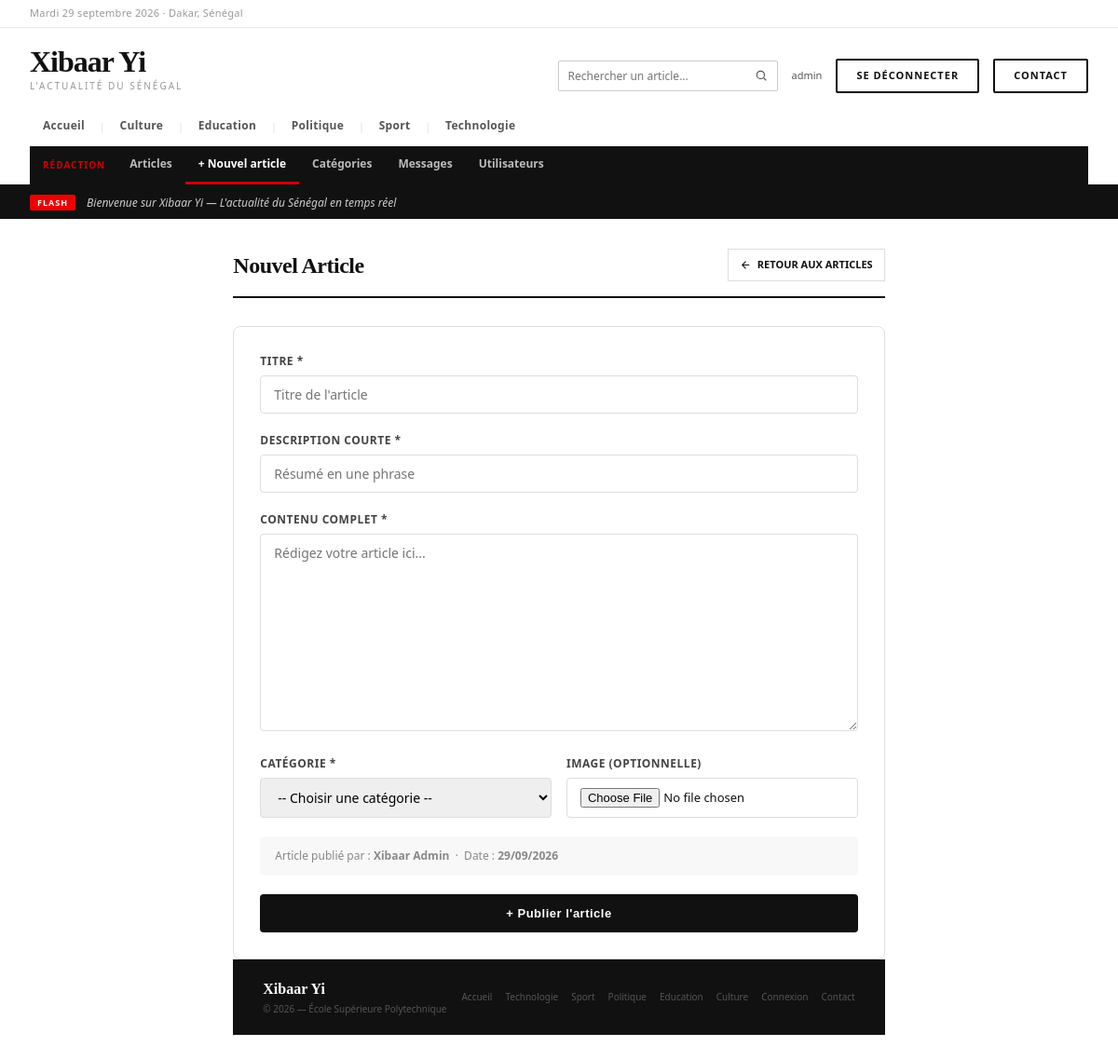
The page /admin/articles/ajouter.php (signed in) on the database its author committed.
### tables this page shows
CREATE TABLE IF NOT EXISTS categories (
    id  INT AUTO_INCREMENT PRIMARY KEY,
    nom VARCHAR(100) NOT NULL UNIQUE
);

### includes/config.php (called while the page is built, shortened)
<?php
function url($chemin = '')
{
    return BASE_URL . '/' . ltrim($chemin, '/');
}

### public/admin/articles/ajouter.php (the view, shortened to what this page needs)
<?php
require_once __DIR__ . '/../../../includes/auth.php';
require_once __DIR__ . '/../../../includes/entete.php';
?>
<div style="max-width:760px; margin:32px auto; padding:0 24px;">
    <div class="page-header">
        <div class="page-title">Nouvel article</div>
        <a href="<?= url('admin/articles/liste.php') ?>" class="btn btn-secondary">
            <svg width="13" height="13" viewBox="0 0 24 24" fill="none" stroke="currentColor" stroke-width="2"><path d="M19 12H5M12 19l-7-7 7-7"/></svg>
            Retour aux articles
        </a>
    </div>
    <div style="background:#fff; border-radius:8px; border:0.5px solid #e0e0e0; padding:28px;">
    <form method="POST" action="ajouter.php" enctype="multipart/form-data" id="formArticle">
        <div style="margin-bottom:20px;">
            <label style="display:block; font-size:12px; font-weight:700; color:#444; margin-bottom:6px; text-transform:uppercase; letter-spacing:.5px;">Titre *</label>
            <input type="text" name="titre" placeholder="Titre de l'article"
                style="width:100%; padding:10px 14px; border:1px solid #ddd; border-radius:4px; font-size:14px; font-family:inherit;">
        </div>
        <div style="margin-bottom:20px;">
            <label style="display:block; font-size:12px; font-weight:700; color:#444; margin-bottom:6px; text-transform:uppercase; letter-spacing:.5px;">Description courte *</label>
            <input type="text" name="description_courte" placeholder="Résumé en une phrase"
                style="width:100%; padding:10px 14px; border:1px solid #ddd; border-radius:4px; font-size:14px; font-family:inherit;">
        </div>
        <div style="margin-bottom:20px;">
            <label style="display:block; font-size:12px; font-weight:700; color:#444; margin-bottom:6px; text-transform:uppercase; letter-spacing:.5px;">Contenu complet *</label>
            <textarea name="contenu" rows="10" placeholder="Rédigez votre article ici..."
                style="width:100%; padding:10px 14px; border:1px solid #ddd; border-radius:4px; font-size:14px; font-family:inherit; resize:vertical;"></textarea>
        </div>
        <div class="form-grille" style="margin-bottom:20px;">
            <div>
                <label style="display:block; font-size:12px; font-weight:700; color:#444; margin-bottom:6px; text-transform:uppercase; letter-spacing:.5px;">Catégorie *</label>
                <select name="id_categorie"
                    style="width:100%; padding:10px 14px; border:1px solid #ddd; border-radius:4px; font-size:14px; font-family:inherit;">
                    <option value="">-- Choisir une catégorie --</option>
                </select>
            </div>
            <div>
                <label style="display:block; font-size:12px; font-weight:700; color:#444; margin-bottom:6px; text-transform:uppercase; letter-spacing:.5px;">Image (optionnelle)</label>
                <input type="file" name="image" accept=".jpg,.jpeg,.png,.webp"
                    style="width:100%; padding:10px 14px; border:1px solid #ddd; border-radius:4px; font-size:13px; font-family:inherit;">
            </div>
        </div>
        <div style="background:#f8f8f8; border-radius:4px; padding:12px 16px; margin-bottom:20px; font-size:12px; color:#888;">
            Article publié par : <strong><?= htmlspecialchars($_SESSION['user_nom']) ?></strong>
            &nbsp;·&nbsp; Date : <strong><?= date('d/m/Y') ?></strong>
        </div>
        <button type="submit"
            style="width:100%; background:#111; color:#fff; padding:13px; border:none; border-radius:4px; font-size:13px; font-weight:600; cursor:pointer; letter-spacing:.5px;">
            + Publier l'article
        </button>
    </form>
</div>
<?php require_once __DIR__ . '/../../../includes/pied.php'; ?>

### includes/entete.php (shortened to what this page needs)
<?php
require_once __DIR__ . '/config.php';
?>
<!DOCTYPE html>
<html lang="fr">
<head>
    <link rel="stylesheet" href="<?= url('assets/css/style.css') ?>">
</head>
<body>
<div class="site">
    <div class="topbar">
        <div class="topbar-date">
            <?php
            $jours_fr = ['Monday'=>'Lundi','Tuesday'=>'Mardi','Wednesday'=>'Mercredi','Thursday'=>'Jeudi','Friday'=>'Vendredi','Saturday'=>'Samedi','Sunday'=>'Dimanche'];
            $mois_fr = ['January'=>'janvier','February'=>'février','March'=>'mars','April'=>'avril','May'=>'mai','June'=>'juin','July'=>'juillet','August'=>'août','September'=>'septembre','October'=>'octobre','November'=>'novembre','December'=>'décembre'];
            $nom_jour = $jours_fr[date('l')] ?? date('l');
            $nom_mois = $mois_fr[date('F')]  ?? date('F');
            echo $nom_jour . ' ' . date('j') . ' ' . $nom_mois . ' ' . date('Y') . ' · Dakar, Sénégal';
            ?>
        </div>
    </div>
    <div class="header">
        <div class="header-main">
            <a href="<?= url('index.php') ?>" style="text-decoration:none;">
                <div class="logo-wordmark">Xibaar Yi</div>
                <div class="logo-tagline">L'actualité du Sénégal</div>
            </a>
            <div class="header-actions">
                <form method="GET" action="<?= url('index.php') ?>" class="recherche" role="search">
                    <input type="search" name="q" placeholder="Rechercher un article..." aria-label="Rechercher un article"
                           value="<?= htmlspecialchars($_GET['q'] ?? '', ENT_QUOTES, 'UTF-8') ?>">
                    <button type="submit" aria-label="Lancer la recherche">
                        <svg width="14" height="14" viewBox="0 0 24 24" fill="none" stroke="currentColor" stroke-width="2"><circle cx="11" cy="11" r="7"/><path d="M21 21l-4.3-4.3"/></svg>
                    </button>
                </form>
                <?php if (isset($_SESSION['user_role'])) : ?>
                    <span style="font-size:11px; color:#555;">
                        <?php echo htmlspecialchars($_SESSION['user_login'], ENT_QUOTES, 'UTF-8'); ?>
                    </span>
                    <a href="<?= url('deconnexion.php') ?>" class="btn-cnx">Se déconnecter</a>
                <?php else : ?>
                    <a href="<?= url('connexion.php') ?>" class="btn-cnx">Se connecter</a>
                <?php endif; ?>
                <a href="<?= url('contact.php') ?>" class="btn-cnx">Contact</a>
            </div>
        </div>
        <nav class="nav-cats">
            <?php $active_all = (basename($_SERVER['SCRIPT_NAME'] ?? '') === 'index.php' && empty($_GET['categorie'])) ? 'active' : ''; ?>
            <a href="<?= url('index.php') ?>" class="<?php echo $active_all; ?>">Accueil</a>
            <?php
            if (isset($pdo)) {
                $stmt_nav = $pdo->query("SELECT id, nom FROM categories ORDER BY nom ASC");
                while ($cat = $stmt_nav->fetch(PDO::FETCH_ASSOC)) {
                    $nom = $cat['nom'];
                    $is_active = (isset($_GET['categorie']) && $_GET['categorie'] === $nom) ? 'active' : '';
                    echo '<span class="sep">|</span>';
                    echo '<a href="' . url('index.php') . '?categorie=' . urlencode($nom) . '" class="' . $is_active . '">';
                    echo htmlspecialchars($nom);
                    echo '</a>';
                }
            }
            ?>
        </nav>
        <?php if (in_array($_SESSION['user_role'] ?? '', ['editeur', 'administrateur'], true)) : ?>
            <?php
            $page_admin = $_SERVER['SCRIPT_NAME'] ?? '';
            $liens_admin = [
                'admin/articles/liste.php'     => 'Articles',
                'admin/articles/ajouter.php'   => '+ Nouvel article',
                'admin/categories/liste.php'   => 'Catégories',
                'admin/messages/liste.php'     => 'Messages',
            ];
            if ($_SESSION['user_role'] === 'administrateur') {
                $liens_admin['admin/utilisateurs/liste.php'] = 'Utilisateurs';
            }
            $lien_actif = null;
            foreach ($liens_admin as $chemin => $libelle) {
                if (substr($page_admin, -strlen($chemin)) === $chemin) {
                    $lien_actif = $chemin;
                }
            }
            ?>
            <nav class="nav-admin">
                <span class="nav-admin-titre">Rédaction</span>
                <?php foreach ($liens_admin as $chemin => $libelle) : ?>
                    <a href="<?= url($chemin) ?>" class="<?= $chemin === $lien_actif ? 'active' : '' ?>">
                        <?= $libelle ?>
                    </a>
                <?php endforeach; ?>
            </nav>
        <?php endif; ?>
    </div>
    <div class="ticker">
        <div class="ticker-label">FLASH</div>
        <div class="ticker-text">Bienvenue sur Xibaar Yi — L'actualité du Sénégal en temps réel</div>
    </div>

### public/assets/css/style.css (style rules this page uses)
* { margin: 0; padding: 0; box-sizing: border-box; }
body { font-family: 'Segoe UI', system-ui, sans-serif; background: #fff; color: #111; font-size: 16px; line-height: 1.5; }
a { color: inherit; text-decoration: none; }
.site { background: #fff; overflow: hidden; }
.topbar { background: #fff; border-bottom: 1px solid #e8e8e8; padding: 6px 32px; display: flex; align-items: center; justify-content: space-between; }
.topbar-date { font-size: 11px; color: #999; letter-spacing: 0.3px; }
.header { background: #fff; padding: 20px 32px 0; border-bottom: 3px solid #111; }
.header-main { display: flex; align-items: flex-end; justify-content: space-between; padding-bottom: 14px; }
.logo-wordmark { font-family: Georgia, serif; font-size: 32px; font-weight: 700; color: #111; letter-spacing: -1px; line-height: 1; }
.logo-tagline { font-size: 10px; color: #999; letter-spacing: 2px; text-transform: uppercase; margin-top: 3px; }
.header-actions { display: flex; align-items: center; gap: 15px; }
.nav-cats { display: flex; align-items: center; overflow-x: auto; padding-top: 2px; gap: 0; }
.nav-cats a { font-size: 12px; font-weight: 600; color: #555; padding: 10px 14px; text-decoration: none; border-bottom: 3px solid transparent; white-space: nowrap; letter-spacing: 0.3px; transition: color 0.15s; }
.nav-cats .sep { color: #ddd; padding: 0 2px; font-size: 10px; }
.ticker { background: #111; padding: 8px 32px; display: flex; align-items: center; gap: 12px; }
.ticker-label { background: #e00; color: #fff; font-size: 9px; font-weight: 700; padding: 2px 8px; border-radius: 2px; letter-spacing: 1px; flex-shrink: 0; }
.ticker-text { font-size: 12px; color: #ccc; font-style: italic; }
.btn-cnx { background: #fff; color: #111; font-size: 11px; font-weight: 600; padding: 8px 18px; border-radius: 2px; border: 1px solid #ccc; letter-spacing: 0.5px; cursor: pointer; transition: border-color 0.15s; }
body { min-height: 100vh; display: flex; flex-direction: column; }
.site { flex: 1; display: flex; flex-direction: column; }
.btn-cnx { display: inline-block; padding: 8px 20px; font-size: 11px; font-weight: 700; text-transform: uppercase; letter-spacing: 1px; border: 2px solid #111; background-color: #fff; color: #111; text-decoration: none; cursor: pointer; transition: all 0.3s ease; }
.page-header { display: flex; justify-content: space-between; align-items: center; gap:20px; border-bottom: 2px solid #111; padding-bottom: 15px; margin-bottom: 30px; }
.page-title { font-family: Georgia, serif; font-size: 24px; font-weight: 700; color: #111; letter-spacing: -0.5px; text-transform: capitalize; }
.btn { display: inline-flex; align-items: center; gap: 6px; padding: 8px 12px; font-size: 11px; font-weight: 700; text-transform: uppercase; text-decoration: none; transition: 0.2s; }
.btn-secondary { background-color: #fff; border: 1px solid #ddd; color: #111; }
.nav-admin { display: flex; align-items: center; overflow-x: auto; background: #111; padding: 0 8px; }
.nav-admin-titre { font-size: 10px; font-weight: 700; color: #cc0000; text-transform: uppercase; letter-spacing: 1px; padding: 0 12px 0 6px; white-space: nowrap; }
.nav-admin a { font-size: 12px; font-weight: 600; color: #bbb; padding: 10px 14px; text-decoration: none; white-space: nowrap; border-bottom: 3px solid transparent; }
.nav-admin a.active { color: #fff; border-bottom-color: #cc0000; }
.recherche { display: flex; align-items: stretch; border: 1px solid #ccc; border-radius: 2px; background: #fff; }
.recherche input { border: none; outline: none; padding: 7px 10px; font-size: 12px; font-family: inherit; width: 200px; background: transparent; }
.recherche button { border: none; background: none; padding: 0 10px; cursor: pointer; color: #555; display: flex; align-items: center; }
.form-grille { display: grid; grid-template-columns: 1fr 1fr; gap: 16px; }

### rows shown on the page
categories: nom "Culture"
categories: nom "Education"
categories: nom "Politique"
categories: nom "Sport"
categories: nom "Technologie"

### other values the page prints
$_SESSION['user_login'] "admin"
$libelle "Articles"
$libelle "+ Nouvel article"
$libelle "Catégories"
$libelle "Messages"
$libelle "Utilisateurs"
$_SESSION['user_nom'] "Xibaar Admin"
